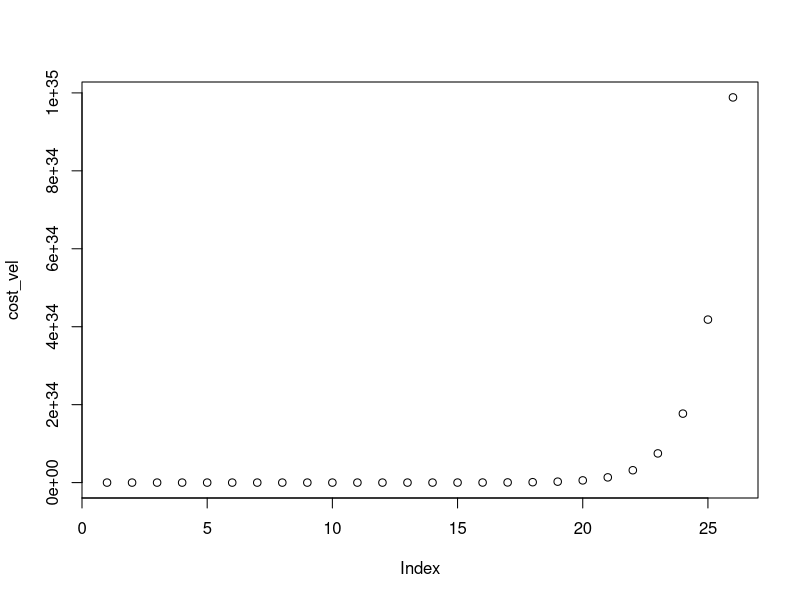

Recreate this plot in R.
joint_limit <- 165
f <- 1

## cost <- exp(abs(current_joint)-joint_limit)*f
cost <- c()

for (i in 1:170){
  cost[i] <- exp(i-joint_limit)*f
}

cost_vel <- c()
for (i in 80:105){
  cost_vel[i-79] <- 0.00006*exp(8.6*0.1*i)

}


plot(cost_vel)
